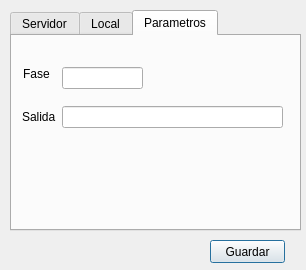
<?xml version="1.0" encoding="UTF-8"?>
<ui version="4.0">
 <class>SerEIELConfiguracionDlg</class>
 <widget class="QDialog" name="SerEIELConfiguracionDlg">
  <property name="geometry">
   <rect>
    <x>0</x>
    <y>0</y>
    <width>306</width>
    <height>270</height>
   </rect>
  </property>
  <property name="acceptDrops">
   <bool>false</bool>
  </property>
  <property name="windowTitle">
   <string>SerEIEL Configuración</string>
  </property>
  <widget class="QPushButton" name="botonGuardar">
   <property name="geometry">
    <rect>
     <x>210</x>
     <y>240</y>
     <width>75</width>
     <height>23</height>
    </rect>
   </property>
   <property name="text">
    <string>Guardar</string>
   </property>
  </widget>
  <widget class="QTabWidget" name="tabWidget">
   <property name="geometry">
    <rect>
     <x>10</x>
     <y>10</y>
     <width>291</width>
     <height>221</height>
    </rect>
   </property>
   <property name="currentIndex">
    <number>2</number>
   </property>
   <widget class="QWidget" name="tab">
    <attribute name="title">
     <string>Servidor</string>
    </attribute>
    <widget class="QWidget" name="layoutWidget">
     <property name="geometry">
      <rect>
       <x>30</x>
       <y>20</y>
       <width>231</width>
       <height>136</height>
      </rect>
     </property>
     <layout class="QFormLayout" name="formLayout">
      <item row="0" column="0">
       <widget class="QLabel" name="label_6">
        <property name="text">
         <string>Servidor</string>
        </property>
       </widget>
      </item>
      <item row="0" column="1">
       <widget class="QLineEdit" name="linePgRemotoHost"/>
      </item>
      <item row="1" column="0">
       <widget class="QLabel" name="label_2">
        <property name="text">
         <string>Puerto</string>
        </property>
       </widget>
      </item>
      <item row="1" column="1">
       <widget class="QLineEdit" name="linePgRemotoPuerto">
        <property name="text">
         <string>5432</string>
        </property>
       </widget>
      </item>
      <item row="2" column="0">
       <widget class="QLabel" name="label_3">
        <property name="text">
         <string>BBDD</string>
        </property>
       </widget>
      </item>
      <item row="2" column="1">
       <widget class="QLineEdit" name="linePgRemotoBBDD"/>
      </item>
      <item row="3" column="0">
       <widget class="QLabel" name="label_4">
        <property name="text">
         <string>Usuario</string>
        </property>
       </widget>
      </item>
      <item row="3" column="1">
       <widget class="QLineEdit" name="linePgRemotoUsuario"/>
      </item>
      <item row="4" column="0">
       <widget class="QLabel" name="label_5">
        <property name="text">
         <string>Contraseña</string>
        </property>
       </widget>
      </item>
      <item row="4" column="1">
       <widget class="QgsPasswordLineEdit" name="linePgRemotoPassword"/>
      </item>
     </layout>
    </widget>
    <widget class="QPushButton" name="pushProbarConexionServidor">
     <property name="geometry">
      <rect>
       <x>110</x>
       <y>160</y>
       <width>91</width>
       <height>23</height>
      </rect>
     </property>
     <property name="text">
      <string>Probar conexión</string>
     </property>
    </widget>
   </widget>
   <widget class="QWidget" name="tab_3">
    <attribute name="title">
     <string>Local</string>
    </attribute>
    <widget class="QWidget" name="layoutWidget_2">
     <property name="geometry">
      <rect>
       <x>30</x>
       <y>20</y>
       <width>231</width>
       <height>136</height>
      </rect>
     </property>
     <layout class="QFormLayout" name="formLayout_2">
      <item row="0" column="0">
       <widget class="QLabel" name="label_7">
        <property name="text">
         <string>Servidor</string>
        </property>
       </widget>
      </item>
      <item row="0" column="1">
       <widget class="QLineEdit" name="linePgLocalHost"/>
      </item>
      <item row="1" column="0">
       <widget class="QLabel" name="label_8">
        <property name="text">
         <string>Puerto</string>
        </property>
       </widget>
      </item>
      <item row="1" column="1">
       <widget class="QLineEdit" name="linePgLocalPuerto">
        <property name="text">
         <string>5432</string>
        </property>
       </widget>
      </item>
      <item row="2" column="0">
       <widget class="QLabel" name="label_9">
        <property name="text">
         <string>BBDD</string>
        </property>
       </widget>
      </item>
      <item row="2" column="1">
       <widget class="QLineEdit" name="linePgLocalBBDD"/>
      </item>
      <item row="3" column="0">
       <widget class="QLabel" name="label_10">
        <property name="text">
         <string>Usuario</string>
        </property>
       </widget>
      </item>
      <item row="3" column="1">
       <widget class="QLineEdit" name="linePgLocalUsuario"/>
      </item>
      <item row="4" column="0">
       <widget class="QLabel" name="label_11">
        <property name="text">
         <string>Contraseña</string>
        </property>
       </widget>
      </item>
      <item row="4" column="1">
       <widget class="QgsPasswordLineEdit" name="linePgLocalPassword"/>
      </item>
     </layout>
    </widget>
    <widget class="QPushButton" name="pushProbarConexionLocal">
     <property name="geometry">
      <rect>
       <x>110</x>
       <y>160</y>
       <width>91</width>
       <height>23</height>
      </rect>
     </property>
     <property name="text">
      <string>Probar conexión</string>
     </property>
    </widget>
   </widget>
   <widget class="QWidget" name="tab_2">
    <attribute name="title">
     <string>Parametros</string>
    </attribute>
    <widget class="QLabel" name="label_12">
     <property name="geometry">
      <rect>
       <x>10</x>
       <y>70</y>
       <width>41</width>
       <height>22</height>
      </rect>
     </property>
     <property name="text">
      <string>Salida</string>
     </property>
    </widget>
    <widget class="QLineEdit" name="lineRutaSalida">
     <property name="geometry">
      <rect>
       <x>50</x>
       <y>70</y>
       <width>221</width>
       <height>22</height>
      </rect>
     </property>
    </widget>
    <widget class="QLabel" name="label">
     <property name="geometry">
      <rect>
       <x>11</x>
       <y>30</y>
       <width>27</width>
       <height>16</height>
      </rect>
     </property>
     <property name="text">
      <string>Fase</string>
     </property>
    </widget>
    <widget class="QLineEdit" name="lineFase">
     <property name="geometry">
      <rect>
       <x>50</x>
       <y>31</y>
       <width>81</width>
       <height>22</height>
      </rect>
     </property>
    </widget>
   </widget>
  </widget>
 </widget>
 <customwidgets>
  <customwidget>
   <class>QgsPasswordLineEdit</class>
   <extends>QLineEdit</extends>
   <header>qgspasswordlineedit.h</header>
  </customwidget>
 </customwidgets>
 <resources/>
 <connections/>
</ui>
